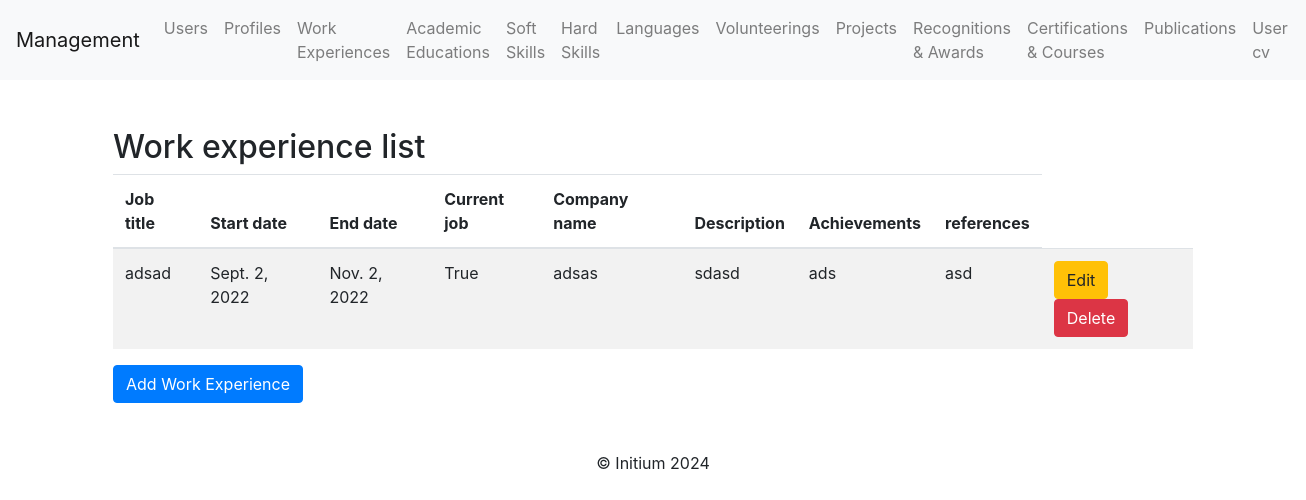
The app's page /work_experiences/, older data.
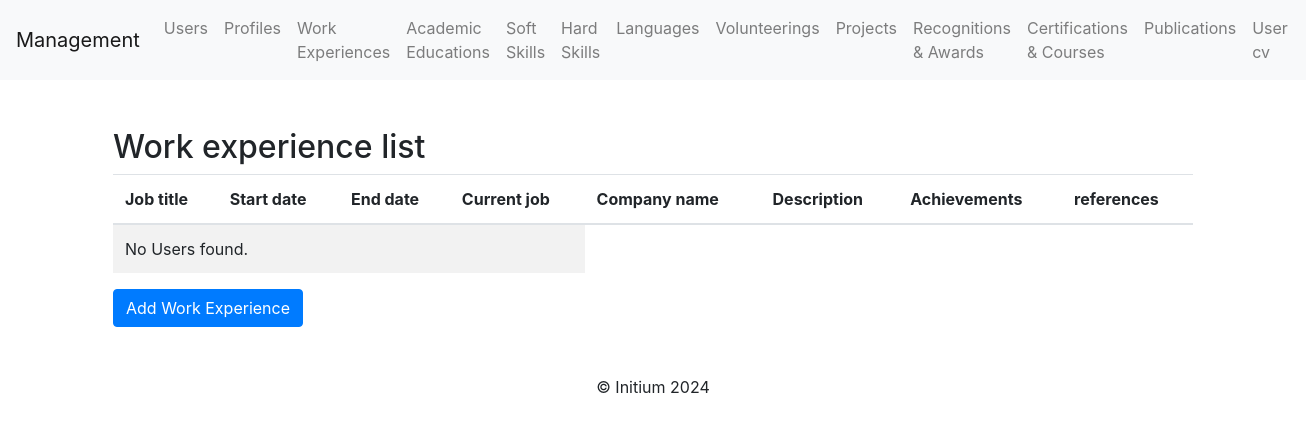
The same page, newer data.
### profile_cv/models.py (models this page shows)
class WorkExperience(models.Model):
    job_title = models.CharField(max_length=255)  # Job title
    start_date = models.DateField()  # Start date
    end_date = models.DateField(blank=True, null=True)  # Optional end date
    current_job = models.BooleanField(blank=True, null=True)  # Current job
    company_name = models.CharField(max_length=255)  # Company name
    description = models.TextField(blank=True, null=True)  # Optional description
    achievements = models.TextField(blank=True, null=True)  # Optional achievements
    references = models.TextField(blank=True, null=True)  # Optional references

### profile_cv/views.py (the view)
# urls.py: path('work_experiences/', work_experience_list, name='work_experience_list'),
def work_experience_list(request):
    work_experiences = WorkExperience.objects.all()
    return render(request, "work_experience/work_experience_list.html", {"work_experiences": work_experiences})

### profile_cv/templates/work_experience/work_experience_list.html (shortened to what this page needs)
{% extends 'base.html' %}
{% block content %}
<div class="container mt-5">
    <h2>Work experience list</h2>
    <table class="table table-striped">
        <thead>
            <tr>
                <th>Job title</th>
                <th>Start date</th>
                <th>End date</th>
                <th>Current job</th>
                <th>Company name</th>
                <th>Description</th>
                <th>Achievements</th>
                <th>references</th>
            </tr>
        </thead>
        <tbody>
            {% for work_experience in work_experiences %}
            <tr>
                <td>{{ work_experience.job_title }}</td>
                <td>{{ work_experience.start_date }}</td>
                <td>{{ work_experience.end_date }}</td>
                <td>{{ work_experience.current_job }}</td>
                <td>{{ work_experience.company_name }}</td>
                <td>{{ work_experience.description }}</td>
                <td>{{ work_experience.achievements }}</td>
                <td>{{ work_experience.references }}</td>
                <td>
                    <a class="btn btn-warning" href="{% url 'work_experience_update' work_experience.pk %}">Edit</a>
                    <a class="btn btn-danger" href="{% url 'work_experience_delete' work_experience.pk %}">Delete</a>
                </td>
            </tr>
            {% empty %}
            <tr>
                <td colspan="4">No Users found.</td>
            </tr>
            {% endfor %}
        </tbody>
    </table>
    <a class="btn btn-primary" href="{% url 'work_experience_create' %}">Add Work Experience</a>
</div>
{% endblock %}

### profile_cv/templates/base.html (shortened to what this page needs)
<!DOCTYPE html>
<html lang="en">
<head>
    <link href="https://stackpath.bootstrapcdn.com/bootstrap/4.5.2/css/bootstrap.min.css" rel="stylesheet">
</head>
<body>
    <nav class="navbar navbar-expand-lg navbar-light bg-light">
        <a class="navbar-brand" href="/">Management</a>
        <div class="collapse navbar-collapse">
    <ul class="navbar-nav mr-auto">
        <li class="nav-item"><a class="nav-link" href="{% url 'user_list' %}">Users</a></li>
        <li class="nav-item"><a class="nav-link" href="{% url 'profile_list' %}">Profiles</a></li>
        <li class="nav-item"><a class="nav-link" href="{% url 'work_experience_list' %}">Work Experiences</a></li>
        <li class="nav-item"><a class="nav-link" href="{% url 'academic_education_list' %}">Academic Educations</a></li>
        <li class="nav-item"><a class="nav-link" href="{% url 'soft_skill_list' %}">Soft Skills</a></li>
        <li class="nav-item"><a class="nav-link" href="{% url 'hard_skill_list' %}">Hard Skills</a></li>
        <li class="nav-item"><a class="nav-link" href="{% url 'language_list' %}">Languages</a></li>
        <li class="nav-item"><a class="nav-link" href="{% url 'volunteering_list' %}">Volunteerings</a></li>
        <li class="nav-item"><a class="nav-link" href="{% url 'project_list' %}">Projects</a></li>
        <li class="nav-item"><a class="nav-link" href="{% url 'recognition_award_list' %}">Recognitions & Awards</a></li>
        <li class="nav-item"><a class="nav-link" href="{% url 'certification_course_list' %}">Certifications & Courses</a></li>
        <li class="nav-item"><a class="nav-link" href="{% url 'publication_list' %}">Publications</a></li>
        <li class="nav-item"><a class="nav-link" href="{% url 'user_cv_list' %}">User cv</a></li>
    </ul>
</div>
    </nav>
    <div class="container mt-4">
        {% block content %}
        {% endblock %}
    </div>
    <footer class="text-center mt-5">
        <p>&copy; Initium 2024</p>
    </footer>
</body>
</html>

Row changes from the older to the newer data that the page shows:
removed WorkExperience: job_title "adsad", start_date "Sept. 2, 2022", end_date "Nov. 2, 2022", current_job "True", company_name "adsas", description "sdasd", achievements "ads", references "asd"
Text that changed along with them:
text now shown: "No Users found."
